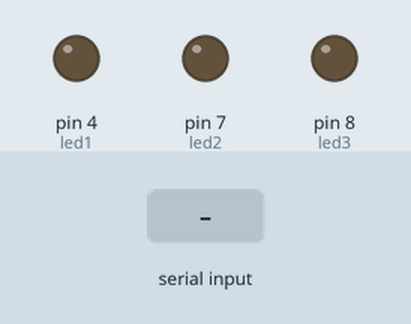
Bench run of a sketch on a simulated Arduino Uno, built with avr-gcc and run on an emulated ATmega328P. On the bench: output pins drawn as LEDs (lit = HIGH). Dashed ring = blinking. Inputs (shaded band) come from the test bench.

Above: at 1.2 s.
1.3 s: "1" received over Serial
At 3.6 s:
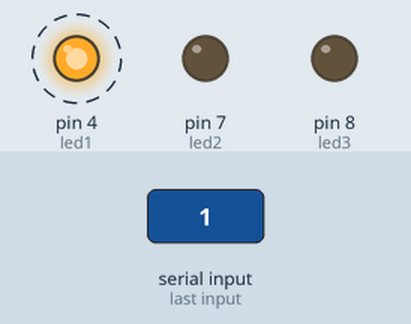
4.3 s: "2" received over Serial
At 7.1 s:
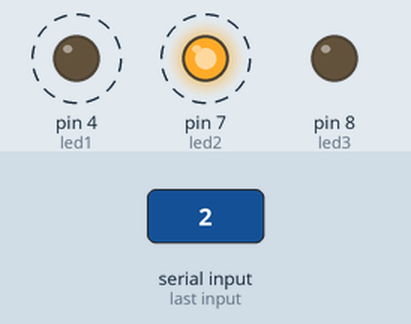
7.3 s: "3" received over Serial
At 10.1 s:
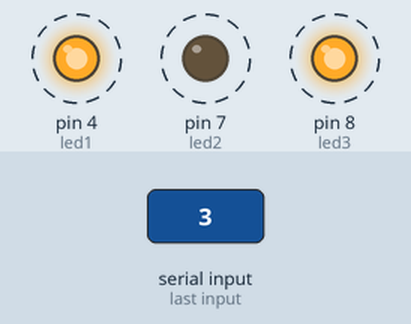
10.3 s: "1" received over Serial
At 12.1 s:
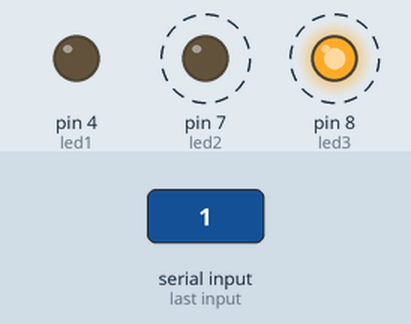
Timing chart, 0 to 14.3 s (numbered marks = the images above; inputs shaded):
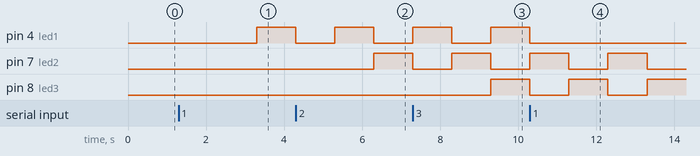

Measured:
- after the input at 1.3 s, pin 4 (led1): LOW → HIGH after 2.0 s
- after the input at 4.3 s, pin 7 (led2): LOW → HIGH after 2.0 s
- after the input at 7.3 s, pin 8 (led3): LOW → HIGH after 2.0 s
- after the input at 10.3 s, pin 4 (led1): goes on until 10.3 s, then stays LOW

The sketch:

LED_Sketch.ino
```cpp
/*
 * Interfacing and Controlling LEDs
 *
 * This is a Program Code for Iterfacing and controlling LEDs.
 * Here 4 LEDs are interfaced with Adruino Uno at Digital PIns - 4,7,8.
 * The Leds can be turned on by entering numbers 1,2,3 and the blinking speed can be
 * increased and reduced by entering "+" and "-" from the Keyboard.
 * The Leds can be turned off by again entering numbers 1,2,3 from the Keyboard.
 * Owner - Abhishek Sharma
 * Email - sharma.abhishek208@gmail.com
 */

//Variable Declaration for controlling individual LEDs
int a = 0;
int b = 0;
int c = 0;

//Variables for blinking operation
int x = 0;
int y = 0;
int z = 0;

//Constants for assigning output pins
const int led1 = 4;
const int led2 = 7;
const int led3 = 8;

//Variables for States of the LEDs
int led1State = LOW;
int led2State = LOW;
int led3State = LOW;

// will store last time LED was updated
unsigned long previousMillis = 0;

// the follow variables is a long because the time, measured in miliseconds,
// will quickly become a bigger number than can be stored in an int.
long interval = 1000;           // interval at which to blink (milliseconds)

void setup(){

  // Assigning Output Pins
  pinMode(led1, OUTPUT);
  pinMode(led2, OUTPUT);
  pinMode(led3, OUTPUT);

  //initialize serial communication at 9600 bits per second:
  Serial.begin(9600);
  while (!Serial);
}

// the loop routine runs over and over again forever:
void loop() {

  //Save the current Time
  unsigned long currentMillis = millis();

  //Check the input at Serial
  if (Serial.available()){
    String state = Serial.readString();

    //Changing State of LED1
    if(a == 0){
      if (state == "1"){
        digitalWrite(led1, HIGH);
        led1State = HIGH;
        a = 1;
        x = 1;
      }
    }
    else if(a == 1){
      if (state == "1"){
        digitalWrite(led1, LOW);
        led1State = LOW;
        //Serial.println("Command completed LED turned OFF");
        a = 0;
        x = 0;
      }
    }

    //Changing State of LED2
    if(b == 0){
      if (state == "2"){
        digitalWrite(led2, HIGH);
        led2State = HIGH;
        b = 1;
        y = 1;
      }
    }
    else if(b == 1){
      if (state == "2"){
        digitalWrite(led2, LOW);
        led2State = LOW;
        b = 0;
        y = 0;
      }
    }

    //Changing State of LED3
    if(c == 0){
      if (state == "3"){
      digitalWrite(led3, HIGH);
      led3State = HIGH;
      //Serial.println("Command completed LED turned ON");
      c = 1;
      z = 1;
      }
    }
    else if(c == 1){
      if (state == "3"){
        digitalWrite(led3, LOW);
        led3State = LOW;
        c = 0;
        z = 0;
      }
    }

    //For increasing speed of Blinking
    if(state == "+"){
      interval = interval - 250;
    }

    //For decreasing speed of Blinking
    if(state == "-"){
      interval = interval + 250;
    }
  }
//---------------------------------------------------------------------------

  //Check for reqired interval
  if(currentMillis - previousMillis >= interval) {

    // save the last time you blinked the LED
    previousMillis = currentMillis;

   if(x == 1){
    // if the LED is off turn it on and vice-versa:
      if(led1State == LOW){
      led1State = HIGH;
      }
      else{
        led1State = LOW;
      }
      // set the LED with the ledState of the variable:
      digitalWrite(led1, led1State);
   }

   if(y == 1){
    // if the LED is off turn it on and vice-versa:
      if(led2State == LOW){
        led2State = HIGH;
      }
      else{
        led2State = LOW;
      }
      // set the LED with the ledState of the variable:
      digitalWrite(led2, led2State);
   }

   if(z == 1){
    // if the LED is off turn it on and vice-versa:
      if(led3State == LOW){
        led3State = HIGH;
      }
      else{
        led3State = LOW;
      }
      // set the LED with the ledState of the variable:
      digitalWrite(led3, led3State);
   }
  }
}
```
